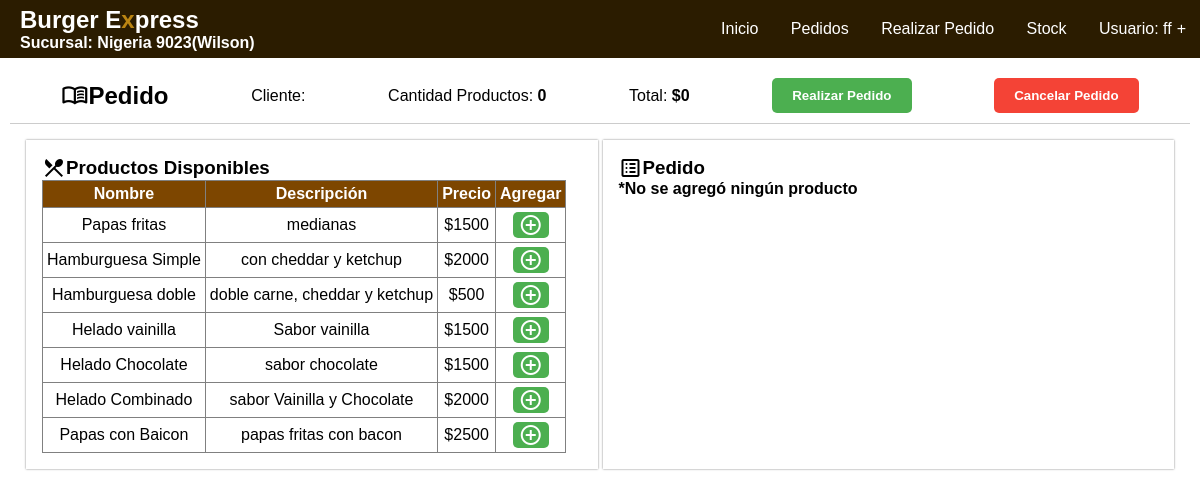
/Vistas/user/tomar_pedido.php (signed in), run on the app's committed database.
### tables this page shows
CREATE TABLE IF NOT EXISTS `stock` (
  `Cod_producto` varchar(20) NOT NULL,
  `Nombre` text NOT NULL,
  `Cantidad` varchar(10) NOT NULL,
  `Cod_sucursal` int NOT NULL,
  `unidad_medicion` text NOT NULL,
  `aviso` int NOT NULL
);

CREATE TABLE IF NOT EXISTS `productos` (
  `Id_producto` varchar(30) NOT NULL,
  `Nombre` varchar(40) NOT NULL,
  `Descripcion` text NOT NULL,
  `Costo` int NOT NULL,
  `ingredientes` text NOT NULL
);

### Modelos/consultas.php (called while the page is built, shortened)
<?php
	function view_tabla2($nombre){
		require'../../Modelos/conexion.php';
		$consulta = $conexion->prepare("SELECT * FROM $nombre");
		$consulta->execute();
		$datos = $consulta->fetchAll(PDO::FETCH_ASSOC);
		return $datos;
	}
?>

### Vistas/user/tomar_pedido.php (the view, shortened to what this page needs)
<?php
include 'header_user.php';
$nombre = filter_input(INPUT_GET, 'nom') ?? '';
$mesa = filter_input(INPUT_GET, 'mesa') ?? '';
$idPedido = filter_input(INPUT_GET, 'id', FILTER_VALIDATE_INT) ?? 0;
$sucursal = $_SESSION['Cod_sucursal'] ?? null;
$tablaProductos = view_tabla2("productos");
$tablaStock = view_tabla2("stock WHERE Cod_sucursal='" . htmlspecialchars($sucursal) . "'");
$tablaPedidoCliente = search_pedido($nombre, $mesa, $idPedido);
$cantPedido = 0;
$total = 0;
?>
<!DOCTYPE html>
<html lang="en">
<head>
    <link rel="stylesheet" href="../styles/style.css">
</head>
<body>
    <section class="menu">
        <div class="pedido">
            <div id="carrito" class="carrito">
                <h2><span class="material-symbols-outlined" style="font-size: 1.7rem;">menu_book</span> Pedido</h2>
                <p>Cliente: <b><?= htmlspecialchars($nombre) ?></b></p>
                <p>Cantidad Productos: <b><?= $cantPedido ?></b></p>
                <p>Total: <b>$<?= $total ?></b></p>
                <button class="buton-carrito-r" onclick="realizar_pedido(<?= htmlspecialchars($mesa) ?>, <?= $idPedido ?>, <?= htmlspecialchars($sucursal) ?>)">
                    <span class="buton-text">Realizar Pedido</span>
                </button>
                <button class="buton-carrito-c" onclick="eliminar_pedido(<?= $idPedido ?>, 'elPedido', <?= htmlspecialchars($sucursal) ?>)">
                    <span class="buton-text">Cancelar Pedido</span>
                </button>
            </div>
            <div class="pedido-menu">
                <div class="pedido-caja">
                    <h3><span class="material-symbols-outlined">restaurant_menu</span> Productos Disponibles</h3>
                    <table id="table" border="1">
                        <tr>
                            <th>Nombre</th>
                            <th>Descripción</th>
                            <th>Precio</th>
                            <th>Agregar</th>
                        </tr>
                        <?php foreach ($tablaProductos as $producto): ?>
                            <?php foreach ($tablaStock as $stock): ?>
                                <?php if ($producto['Nombre'] == $stock['Nombre'] && $stock['Cantidad'] > 0): ?>
                                    <tr>
                                        <td><?= htmlspecialchars($producto['Nombre']) ?></td>
                                        <td><?= htmlspecialchars($producto['Descripcion']) ?></td>
                                        <td>$<?= $producto['Costo'] ?></td>
                                        <td>
                                            <button class="buton-agregar" onclick="addPedido('<?= htmlspecialchars($producto['Nombre']) ?>', <?= htmlspecialchars($mesa) ?>, <?= $idPedido ?>, '<?= htmlspecialchars($nombre) ?>', <?= htmlspecialchars($sucursal) ?>)">
                                                <span class="material-symbols-outlined">add_circle</span>
                                            </button>
                                        </td>
                                    </tr>
                                <?php endif; ?>
                            <?php endforeach; ?>
                        <?php endforeach; ?>
                    </table>
                </div>
                <div class="pedido-caja">
                    <h3><span class="material-symbols-outlined">list_alt</span> Pedido</h3>
                    <?php if (!empty($tablaPedidoCliente)): ?>
                        <table id="table" border="1">
                            <tr>
                                <th>Nombre</th>
                                <th>Cantidad</th>
                                <th>Eliminar</th>
                            </tr>
                            <?php foreach ($tablaPedidoCliente as $pedido): ?>
                                <?php if ($pedido['cantidad'] > 0): ?>
                                    <tr>
                                        <td><?= htmlspecialchars($pedido['producto']) ?></td>
                                        <td><?= $pedido['cantidad'] ?></td>
                                        <td>
                                            <button class="buton-agregar" style="background-color: red;" onclick="eliminar_pedidoProducto(<?= $idPedido ?>, '<?= htmlspecialchars($pedido['producto']) ?>', 'elProducto')">
                                                <span class="material-symbols-outlined">delete</span>
                                            </button>
                                        </td>
                                    </tr>
                                <?php endif; ?>
                            <?php endforeach; ?>
                        </table>
                    <?php else: ?>
                        <h4>*No se agregó ningún producto</h4>
                    <?php endif; ?>
                </div>
            </div>
        </div>
    </section>
</body>
</html>

### Vistas/styles/style.css (style rules this page uses)
* { margin: 0; box-sizing: border-box; }
:root { --header-color:#222; --bg-color:#fff; --table-th-color:#7D4600; --header-font-color:white; --font-color:black; --aside-color:black; --button-color:#ff3838; --aside-button-color:#4464AD; }
body { font-family: Arial, sans-serif; background-color: var(--bg-color); }
section { padding: 10px; height: 90%; }
.menu { display: flex; align-items: center; gap: 20px; flex-direction: column; }
#table .material-symbols-outlined { cursor: pointer; border-radius: 4px; font-variation-settings: 'FILL' 0, 'wght' 400, 'GRAD' 0, 'opsz' 24 }
#table { border-collapse: collapse; text-align: center; }
#table th { padding: 4px; background: var(--table-th-color); color: var(--header-font-color); }
#table td { padding: 4px; }
.carrito { border-bottom: 1px solid #ccc; padding: 10px; position: sticky; top: 0; max-height: 180px; width: 100%; display: flex; justify-content: space-around; align-items: center; }
.carrito h2 { display: flex; }
.pedido { width: 100%; }
.pedido-menu { display:flex; padding:1rem; gap:5px; }
.pedido-caja { width:50%; padding:1rem; box-shadow: 0px 0px 2px 0px rgba(0, 0, 0, 0.5); overflow: hidden; }
.pedido-caja h3 { display: flex; align-items: center; }
button { color: white; font-weight: 600; border: none; cursor: pointer; border-radius: 5px; }
.buton-agregar { background-color: #4CAF50; }
.buton-carrito-r { background-color: #4CAF50; padding: 10px 20px; }
.buton-carrito-c { background-color: #f44336; padding: 10px 20px; }

### data on the page
stock: Cod_producto.Nombre "Papas fritas", Cod_producto.Descripcion "medianas", Cod_producto.Costo "1500"
productos: Nombre "Hamburguesa Simple", Descripcion "con cheddar y ketchup", Costo "2000"
productos: Nombre "Hamburguesa doble", Descripcion "doble carne, cheddar y ketchup", Costo "500"
productos: Nombre "Helado vainilla", Descripcion "Sabor vainilla", Costo "1500"
productos: Nombre "Helado Chocolate", Descripcion "sabor chocolate", Costo "1500"
productos: Nombre "Helado Combinado", Descripcion "sabor Vainilla y Chocolate", Costo "2000"
productos: Nombre "Papas con Baicon", Descripcion "papas fritas con bacon", Costo "2500"

### other printed values
$_SESSION['sucursal'] "Nigeria 9023(Wilson)"
$_SESSION['usuario'] "ff"
$cantPedido "0"
$total "0"
